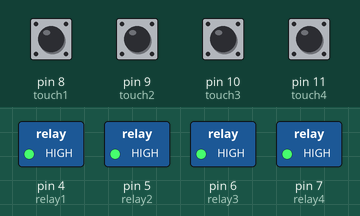
This sketch was run on a simulated Arduino Uno, built with avr-gcc and run on an emulated ATmega328P. Parts: switched loads named in the sketch (green lamp = pin HIGH). Dashed ring = blinking. The test bench sets the inputs (shaded band); at power-on: pin 8 (touch1), pin 9 (touch2), pin 10 (touch3), pin 11 (touch4) LOW.

Above: at 1.2 s.
1.3 s: pin 8 (touch1) pulled HIGH for 1 s
At 1.45 s:
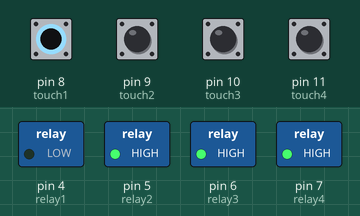
3.8 s: pin 9 (touch2) pulled HIGH for 0.15 s
At 5.0 s:
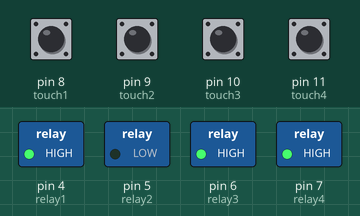
5.4 s: pin 10 (touch3) pulled HIGH for 0.15 s
At 6.3 s:
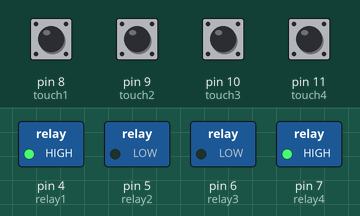
7.0 s: pin 11 (touch4) pulled HIGH for 0.15 s
At 7.6 s:
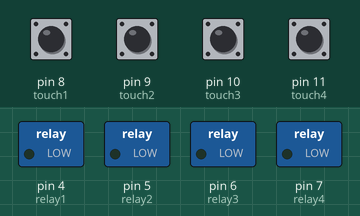
8.6 s: pin 8 (touch1) pulled HIGH for 0.15 s
At 9.8 s:
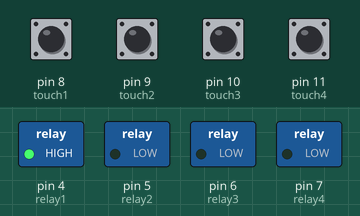
10.2 s: pin 9 (touch2) pulled HIGH for 1 s
At 10.35 s:
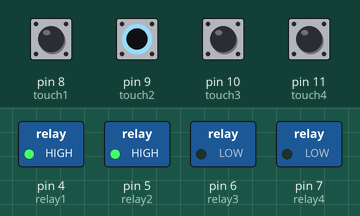
Timing chart, 0 to 13.2 s (numbered marks = the images above; inputs shaded):
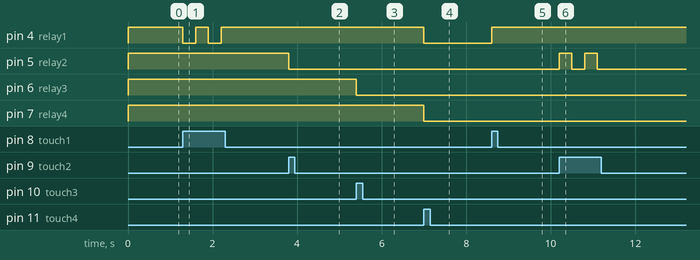

The sketch:

touch_relay_test.ino
```cpp
// Touch sensor pins (5 sensors)

#define relay1 4
#define relay2 5
#define relay3 6
#define relay4 7

#define touch1 8
#define touch2 9
#define touch3 10
#define touch4 11

// Relay states
bool relayState1 = false;
bool relayState2 = false;
bool relayState3 = false;
bool relayState4 = false;

void setup() {
  Serial.begin(9600);

  // Touch sensors
  pinMode(touch1, INPUT);
  pinMode(touch2, INPUT);
  pinMode(touch3, INPUT);
  pinMode(touch4, INPUT);

  // Relays
  pinMode(relay1, OUTPUT);
  pinMode(relay2, OUTPUT);
  pinMode(relay3, OUTPUT);
  pinMode(relay4, OUTPUT);

  // All relays OFF initially (active LOW)
  digitalWrite(relay1, HIGH);
  digitalWrite(relay2, HIGH);
  digitalWrite(relay3, HIGH);
  digitalWrite(relay4, HIGH);
}

void loop() {
  // Touch 1 controls Relay 1
  if (digitalRead(touch1) == HIGH) {
    relayState1 = !relayState1;
    digitalWrite(relay1, relayState1 ? LOW : HIGH);
    delay(300);
  }

  // Touch 2 controls Relay 2
  else if (digitalRead(touch2) == HIGH) {
    relayState2 = !relayState2;
    digitalWrite(relay2, relayState2 ? LOW : HIGH);
    delay(300);
  }

  // Touch 3 controls Relay 3
  else if (digitalRead(touch3) == HIGH) {
    relayState3 = !relayState3;
    digitalWrite(relay3, relayState3 ? LOW : HIGH);
    delay(300);
  }

  // Touch 4 controls Relay 4
  else if (digitalRead(touch4) == HIGH) {
    bool allOn = relayState1 && relayState2 && relayState3 && relayState4;

    // Kapag lahat ay ON → patayin lahat
    // Kapag may naka-OFF → buksan lahat
    relayState1 = !allOn;
    relayState2 = !allOn;
    relayState3 = !allOn;
    relayState4 = !allOn;

    digitalWrite(relay1, relayState1 ? LOW : HIGH);
    digitalWrite(relay2, relayState2 ? LOW : HIGH);
    digitalWrite(relay3, relayState3 ? LOW : HIGH);
    digitalWrite(relay4, relayState4 ? LOW : HIGH);

    delay(500); // small delay para maiwasan double trigger
  }

  // Touch 5: Toggle ALL relays ON/OFF

}
```

Measured:
- after the input at 1.3 s, pin 4 (relay1): alternates HIGH for 0.30 s and LOW for 0.30 s, 4 changes in all, then stays HIGH, starting at once
- after the input at 3.8 s, pin 5 (relay2): HIGH → LOW at once
- after the input at 5.4 s, pin 6 (relay3): HIGH → LOW at once
- after the input at 7.0 s, pin 4 (relay1), pin 7 (relay4): HIGH → LOW at once
- after the input at 8.6 s, pin 4 (relay1): LOW → HIGH at once
- after the input at 10.2 s, pin 5 (relay2): alternates HIGH for 0.30 s and LOW for 0.30 s, 4 changes in all, then stays LOW, starting at once
